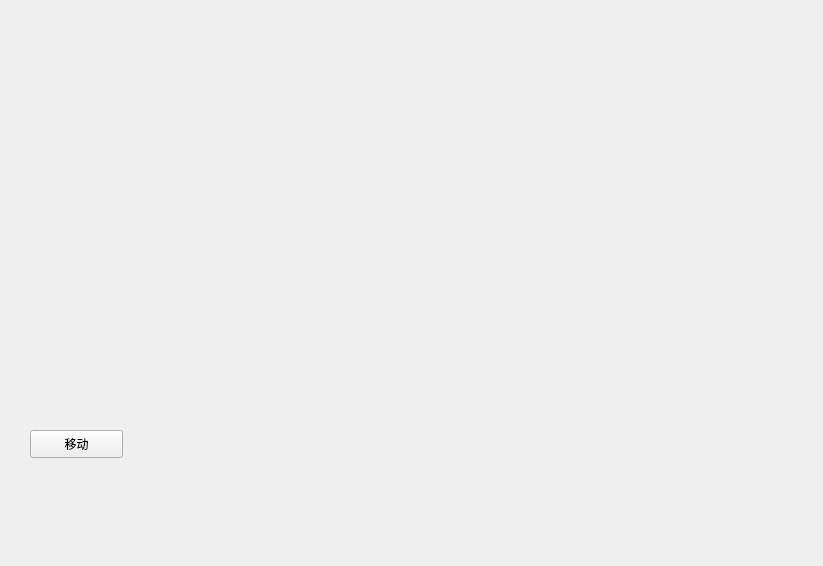
<?xml version="1.0" encoding="UTF-8"?>
<ui version="4.0">
 <class>paint_widget</class>
 <widget class="QWidget" name="paint_widget">
  <property name="geometry">
   <rect>
    <x>0</x>
    <y>0</y>
    <width>823</width>
    <height>566</height>
   </rect>
  </property>
  <property name="windowTitle">
   <string>paint_widget</string>
  </property>
  <widget class="QPushButton" name="pushButton">
   <property name="geometry">
    <rect>
     <x>30</x>
     <y>430</y>
     <width>93</width>
     <height>28</height>
    </rect>
   </property>
   <property name="text">
    <string>移动</string>
   </property>
  </widget>
 </widget>
 <resources/>
 <connections/>
</ui>
